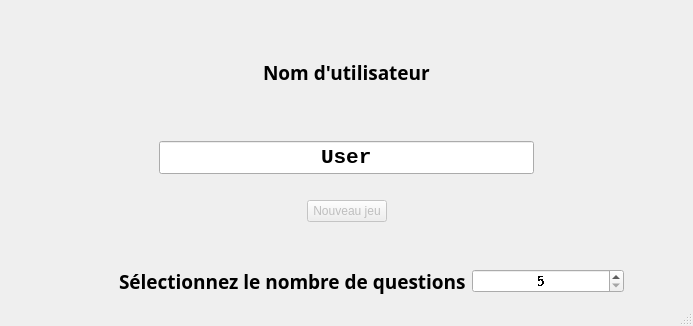
<?xml version="1.0" encoding="UTF-8"?>
<ui version="4.0">
 <class>glowne</class>
 <widget class="QMainWindow" name="glowne">
  <property name="geometry">
   <rect>
    <x>0</x>
    <y>0</y>
    <width>693</width>
    <height>326</height>
   </rect>
  </property>
  <property name="sizePolicy">
   <sizepolicy hsizetype="Preferred" vsizetype="Preferred">
    <horstretch>0</horstretch>
    <verstretch>0</verstretch>
   </sizepolicy>
  </property>
  <property name="windowTitle">
   <string>Quiz</string>
  </property>
  <property name="windowIcon">
   <iconset resource="z/zasoby.qrc">
    <normaloff>:/new/prefix1/ico.png</normaloff>:/new/prefix1/ico.png</iconset>
  </property>
  <property name="autoFillBackground">
   <bool>false</bool>
  </property>
  <widget class="QWidget" name="centralwidget">
   <layout class="QVBoxLayout" name="verticalLayout">
    <item>
     <layout class="QHBoxLayout" name="horizontalLayout_3">
      <item>
       <spacer name="horizontalSpacer_3">
        <property name="orientation">
         <enum>Qt::Horizontal</enum>
        </property>
        <property name="sizeHint" stdset="0">
         <size>
          <width>40</width>
          <height>20</height>
         </size>
        </property>
       </spacer>
      </item>
      <item>
       <widget class="QLabel" name="label">
        <property name="font">
         <font>
          <family>MV Boli</family>
          <pointsize>14</pointsize>
          <weight>75</weight>
          <bold>true</bold>
         </font>
        </property>
        <property name="text">
         <string>Nom d'utilisateur</string>
        </property>
       </widget>
      </item>
      <item>
       <spacer name="horizontalSpacer_8">
        <property name="orientation">
         <enum>Qt::Horizontal</enum>
        </property>
        <property name="sizeHint" stdset="0">
         <size>
          <width>40</width>
          <height>20</height>
         </size>
        </property>
       </spacer>
      </item>
     </layout>
    </item>
    <item>
     <layout class="QHBoxLayout" name="horizontalLayout_2">
      <item>
       <spacer name="horizontalSpacer_2">
        <property name="orientation">
         <enum>Qt::Horizontal</enum>
        </property>
        <property name="sizeType">
         <enum>QSizePolicy::Fixed</enum>
        </property>
        <property name="sizeHint" stdset="0">
         <size>
          <width>150</width>
          <height>20</height>
         </size>
        </property>
       </spacer>
      </item>
      <item>
       <widget class="QLineEdit" name="lineEdit">
        <property name="font">
         <font>
          <family>Courier New</family>
          <pointsize>16</pointsize>
          <weight>75</weight>
          <bold>true</bold>
         </font>
        </property>
        <property name="text">
         <string>User</string>
        </property>
        <property name="alignment">
         <set>Qt::AlignCenter</set>
        </property>
       </widget>
      </item>
      <item>
       <spacer name="horizontalSpacer_7">
        <property name="orientation">
         <enum>Qt::Horizontal</enum>
        </property>
        <property name="sizeType">
         <enum>QSizePolicy::Fixed</enum>
        </property>
        <property name="sizeHint" stdset="0">
         <size>
          <width>150</width>
          <height>20</height>
         </size>
        </property>
       </spacer>
      </item>
     </layout>
    </item>
    <item>
     <spacer name="verticalSpacer_2">
      <property name="orientation">
       <enum>Qt::Vertical</enum>
      </property>
      <property name="sizeType">
       <enum>QSizePolicy::Fixed</enum>
      </property>
      <property name="sizeHint" stdset="0">
       <size>
        <width>20</width>
        <height>20</height>
       </size>
      </property>
     </spacer>
    </item>
    <item>
     <layout class="QHBoxLayout" name="horizontalLayout_4">
      <item>
       <spacer name="horizontalSpacer_4">
        <property name="orientation">
         <enum>Qt::Horizontal</enum>
        </property>
        <property name="sizeHint" stdset="0">
         <size>
          <width>40</width>
          <height>20</height>
         </size>
        </property>
       </spacer>
      </item>
      <item>
       <widget class="QPushButton" name="pushButtonNowaGra">
        <property name="enabled">
         <bool>false</bool>
        </property>
        <property name="text">
         <string>Nouveau jeu</string>
        </property>
        <property name="shortcut">
         <string>Return</string>
        </property>
       </widget>
      </item>
      <item>
       <spacer name="horizontalSpacer_9">
        <property name="orientation">
         <enum>Qt::Horizontal</enum>
        </property>
        <property name="sizeHint" stdset="0">
         <size>
          <width>40</width>
          <height>20</height>
         </size>
        </property>
       </spacer>
      </item>
     </layout>
    </item>
    <item>
     <spacer name="verticalSpacer">
      <property name="orientation">
       <enum>Qt::Vertical</enum>
      </property>
      <property name="sizeType">
       <enum>QSizePolicy::Fixed</enum>
      </property>
      <property name="sizeHint" stdset="0">
       <size>
        <width>20</width>
        <height>40</height>
       </size>
      </property>
     </spacer>
    </item>
    <item>
     <layout class="QHBoxLayout" name="horizontalLayout">
      <item>
       <spacer name="horizontalSpacer_6">
        <property name="orientation">
         <enum>Qt::Horizontal</enum>
        </property>
        <property name="sizeType">
         <enum>QSizePolicy::Fixed</enum>
        </property>
        <property name="sizeHint" stdset="0">
         <size>
          <width>110</width>
          <height>20</height>
         </size>
        </property>
       </spacer>
      </item>
      <item>
       <widget class="QLabel" name="label_2">
        <property name="font">
         <font>
          <family>MV Boli</family>
          <pointsize>14</pointsize>
          <weight>75</weight>
          <bold>true</bold>
         </font>
        </property>
        <property name="text">
         <string>Sélectionnez le nombre de questions</string>
        </property>
       </widget>
      </item>
      <item>
       <widget class="QSpinBox" name="liczbaPytan">
        <property name="font">
         <font>
          <pointsize>10</pointsize>
          <weight>75</weight>
          <bold>true</bold>
          <stylestrategy>NoAntialias</stylestrategy>
         </font>
        </property>
        <property name="layoutDirection">
         <enum>Qt::LeftToRight</enum>
        </property>
        <property name="alignment">
         <set>Qt::AlignCenter</set>
        </property>
        <property name="minimum">
         <number>5</number>
        </property>
       </widget>
      </item>
      <item>
       <spacer name="horizontalSpacer_5">
        <property name="orientation">
         <enum>Qt::Horizontal</enum>
        </property>
        <property name="sizeType">
         <enum>QSizePolicy::Fixed</enum>
        </property>
        <property name="sizeHint" stdset="0">
         <size>
          <width>60</width>
          <height>20</height>
         </size>
        </property>
       </spacer>
      </item>
     </layout>
    </item>
   </layout>
  </widget>
  <widget class="QMenuBar" name="menubar">
   <property name="geometry">
    <rect>
     <x>0</x>
     <y>0</y>
     <width>693</width>
     <height>26</height>
    </rect>
   </property>
  </widget>
  <widget class="QStatusBar" name="statusbar"/>
 </widget>
 <resources>
  <include location="z/zasoby.qrc"/>
 </resources>
 <connections/>
</ui>
